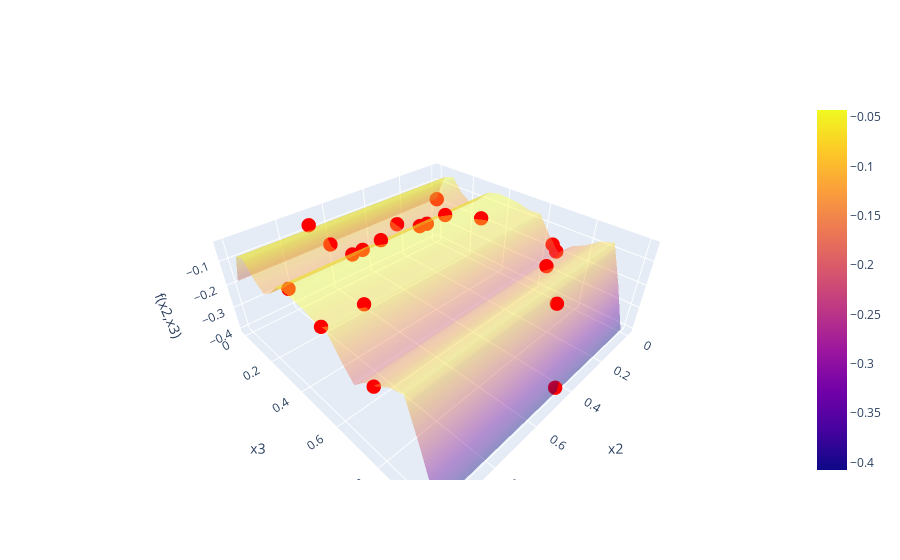

Write notebook code for a chart like this one.
### Markdown cell above
# f_3() - Dimension Reduction and Gaussian Process fit
- Keep x2 and x3
- Treat x1 as "noise" on the other two

### Code cell
f3_dimRed = BBfcn(3)

# strategy class for f3() to reduce dimension by removing x1
class f3dimRedTransform(Transformation):
    def __init__(self):
        pass
    def apply(self,data):
        data.drop(columns=["x1"],inplace=True)

tr = f3dimRedTransform()
f3_dimRed.transform(tr)
print(f3_dimRed)
f3_dimRed.plot_feature_correlations()
f3_dimRed.plot_correlations_with_cross_terms()
kernel = C(10, (0.001, 10)) * Matern(length_scale=[1,1],nu=2.5) + WhiteKernel(noise_level=0.1)
f3_dimRed.nextPointBayesianOptim(kernel,numgrid=20,acqFcn="UCB",beta=0.5)

kernel = C(10, (0.001, 10)) * Matern(length_scale=[1,1,1],nu=2.5) + WhiteKernel(noise_level=0.1)
f3.nextPointBayesianOptim(kernel,numgrid=20,acqFcn="UCB",beta=0.5)

### Figure 1 — Plotly figure (JSON) as saved in the notebook; plotly's stock layout.template omitted (floating-point values rounded to 4 significant figures; data arrays with more than 128 entries replaced by an {"elided": "..."} marker saying what was removed)
{"data": [{"opacity": 0.4, "type": "surface", "x": {"elided": "20x20 float values"}, "y": {"elided": "20x20 float values"}, "z": {"elided": "20x20 float values"}}, {"marker": {"color": "red", "size": 5}, "mode": "markers", "name": "Measured points", "type": "scatter3d", "x": [0.3439, 0.6441, 0.3985, 0.6116, 0.2199, 0.9414, 0.44, 0.3971, 0.2842, 0.697, 0.2978, 0.672, 0.2314, 0.7251, 0.8611, 1.0, 0.0, 1.0, 0.0, 0.0], "y": [0.2487, 0.2724, 0.1734, 0.3402, 0.4582, 0.2694, 0.9909, 0.9198, 0.2263, 0.1492, 0.3436, 0.2463, 0.7706, 0.06609, 0.5668, 0.5562, 0.0, 0.7755, 0.6531, 0.6735], "z": [-0.1121, -0.08796, -0.1114, -0.03484, -0.04801, -0.1106, -0.3989, -0.1139, -0.1315, -0.09419, -0.04695, -0.106, -0.118, -0.03638, -0.05676, -0.06495, -0.184, -0.1312, -0.1724, -0.1953]}], "layout": {"scene": {"xaxis": {"title": {"text": "x2"}}, "yaxis": {"title": {"text": "x3"}}, "zaxis": {"title": {"text": "f(x2,x3)"}}}}}
